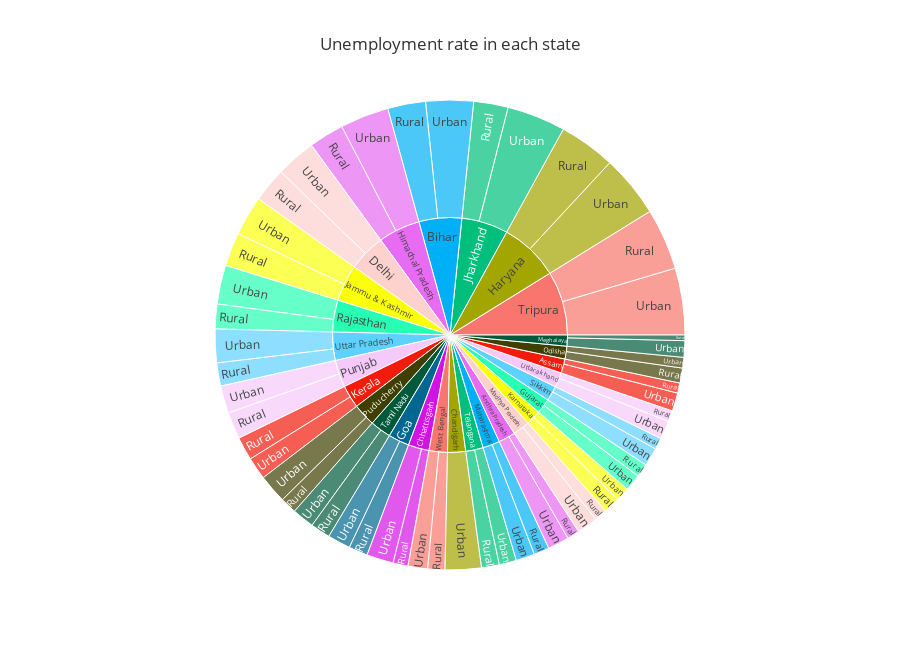

The notebook cell saved with this chart:
### Code cell
import plotly.express as px
unemploment_df = df[['Region', 'Area', ' Estimated Unemployment Rate (%)', ' Estimated Employed', ' Estimated Labour Participation Rate (%)']]
unemploment = unemploment_df.groupby(['Region', 'Area'])[' Estimated Unemployment Rate (%)'].mean().reset_index()
fig = px.sunburst(unemploment, path=['Region', 'Area'], values=' Estimated Unemployment Rate (%)',
                  color_continuous_scale='Plasma', title='Unemployment rate in each state',
                  height=650, template='ggplot2')
fig.show()

### Figure 1 — Plotly figure (JSON) as saved in the notebook; plotly's stock layout.template omitted (floating-point values rounded to 4 significant figures)
{"data": [{"branchvalues": "total", "domain": {"x": [0, 1], "y": [0, 1]}, "hovertemplate": "labels=%{label}<br> Estimated Unemployment Rate (%)=%{value}<br>parent=%{parent}<br>id=%{id}<extra></extra>", "ids": ["Andhra Pradesh/Rural", "Assam/Rural", "Bihar/Rural", "Chhattisgarh/Rural", "Delhi/Rural", "Goa/Rural", "Gujarat/Rural", "Haryana/Rural", "Himachal Pradesh/Rural", "Jammu & Kashmir/Rural", "Jharkhand/Rural", "Karnataka/Rural", "Kerala/Rural", "Madhya Pradesh/Rural", "Maharashtra/Rural", "Meghalaya/Rural", "Odisha/Rural", "Puducherry/Rural", "Punjab/Rural", "Rajasthan/Rural", "Sikkim/Rural", "Tamil Nadu/Rural", "Telangana/Rural", "Tripura/Rural", "Uttar Pradesh/Rural", "Uttarakhand/Rural", "West Bengal/Rural", "Andhra Pradesh/Urban", "Assam/Urban", "Bihar/Urban", "Chandigarh/Urban", "Chhattisgarh/Urban", "Delhi/Urban", "Goa/Urban", "Gujarat/Urban", "Haryana/Urban", "Himachal Pradesh/Urban", "Jammu & Kashmir/Urban", "Jharkhand/Urban", "Karnataka/Urban", "Kerala/Urban", "Madhya Pradesh/Urban", "Maharashtra/Urban", "Meghalaya/Urban", "Odisha/Urban", "Puducherry/Urban", "Punjab/Urban", "Rajasthan/Urban", "Sikkim/Urban", "Tamil Nadu/Urban", "Telangana/Urban", "Tripura/Urban", "Uttar Pradesh/Urban", "Uttarakhand/Urban", "West Bengal/Urban", "Andhra Pradesh", "Assam", "Bihar", "Chandigarh", "Chhattisgarh", "Delhi", "Goa", "Gujarat", "Haryana", "Himachal Pradesh", "Jammu & Kashmir", "Jharkhand", "Karnataka", "Kerala", "Madhya Pradesh", "Maharashtra", "Meghalaya", "Odisha", "Puducherry", "Punjab", "Rajasthan", "Sikkim", "Tamil Nadu", "Telangana", "Tripura", "Uttar Pradesh", "Uttarakhand", "West Bengal"], "labels": ["Rural", "Rural", "Rural", "Rural", "Rural", "Rural", "Rural", "Rural", "Rural", "Rural", "Rural", "Rural", "Rural", "Rural", "Rural", "Rural", "Rural", "Rural", "Rural", "Rural", "Rural", "Rural", "Rural", "Rural", "Rural", "Rural", "Rural", "Urban", "Urban", "Urban", "Urban", "Urban", "Urban", "Urban", "Urban", "Urban", "Urban", "Urban", "Urban", "Urban", "Urban", "Urban", "Urban", "Urban", "Urban", "Urban", "Urban", "Urban", "Urban", "Urban", "Urban", "Urban", "Urban", "Urban", "Urban", "Andhra Pradesh", "Assam", "Bihar", "Chandigarh", "Chhattisgarh", "Delhi", "Goa", "Gujarat", "Haryana", "Himachal Pradesh", "Jammu & Kashmir", "Jharkhand", "Karnataka", "Kerala", "Madhya Pradesh", "Maharashtra", "Meghalaya", "Odisha", "Puducherry", "Punjab", "Rajasthan", "Sikkim", "Tamil Nadu", "Telangana", "Tripura", "Uttar Pradesh", "Uttarakhand", "West Bengal"], "name": "", "parents": ["Andhra Pradesh", "Assam", "Bihar", "Chhattisgarh", "Delhi", "Goa", "Gujarat", "Haryana", "Himachal Pradesh", "Jammu & Kashmir", "Jharkhand", "Karnataka", "Kerala", "Madhya Pradesh", "Maharashtra", "Meghalaya", "Odisha", "Puducherry", "Punjab", "Rajasthan", "Sikkim", "Tamil Nadu", "Telangana", "Tripura", "Uttar Pradesh", "Uttarakhand", "West Bengal", "Andhra Pradesh", "Assam", "Bihar", "Chandigarh", "Chhattisgarh", "Delhi", "Goa", "Gujarat", "Haryana", "Himachal Pradesh", "Jammu & Kashmir", "Jharkhand", "Karnataka", "Kerala", "Madhya Pradesh", "Maharashtra", "Meghalaya", "Odisha", "Puducherry", "Punjab", "Rajasthan", "Sikkim", "Tamil Nadu", "Telangana", "Tripura", "Uttar Pradesh", "Uttarakhand", "West Bengal", "", "", "", "", "", "", "", "", "", "", "", "", "", "", "", "", "", "", "", "", "", "", "", "", "", "", "", ""], "type": "sunburst", "values": [5.526, 4.491, 16.77, 6.629, 15.26, 8.39, 5.917, 25.01, 15.5, 14.95, 15.22, 7.224, 10.34, 5.654, 6.81, 2.475, 6.613, 7.263, 11.92, 10.93, 5.08, 8.776, 7.864, 27.17, 10.21, 4.882, 7.572, 9.428, 8.089, 21.07, 15.99, 11.85, 17.73, 10.16, 7.411, 27.55, 21.58, 17.55, 25.95, 6.128, 9.906, 9.159, 8.305, 7.302, 4.703, 12.75, 12.14, 17.19, 8.153, 9.793, 7.612, 29.53, 14.89, 8.162, 8.677, 14.95, 12.58, 37.84, 15.99, 18.48, 32.99, 18.55, 13.33, 52.57, 37.08, 32.5, 41.17, 13.35, 20.25, 14.81, 15.12, 9.777, 11.32, 20.01, 24.06, 28.12, 13.23, 18.57, 15.48, 56.7, 25.1, 13.04, 16.25]}], "layout": {"height": 650, "legend": {"tracegroupgap": 0}, "title": {"text": "Unemployment rate in each state"}}}
